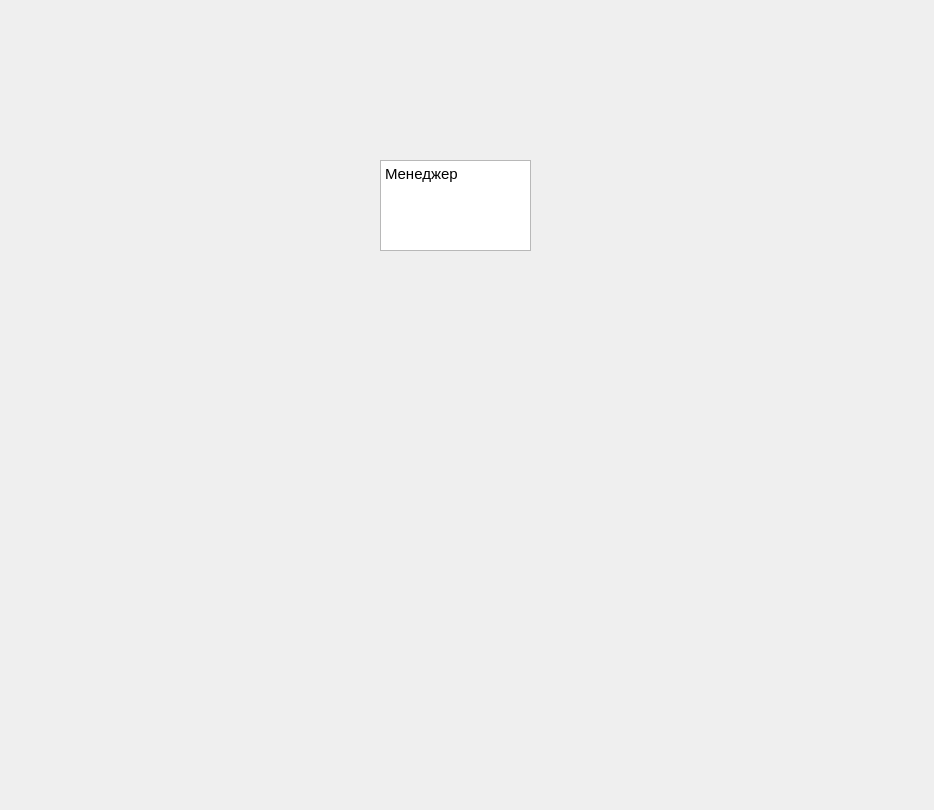
<?xml version="1.0" encoding="UTF-8"?>
<ui version="4.0">
 <class>Dialog</class>
 <widget class="QDialog" name="Dialog">
  <property name="geometry">
   <rect>
    <x>0</x>
    <y>0</y>
    <width>934</width>
    <height>810</height>
   </rect>
  </property>
  <property name="windowTitle">
   <string>Dialog</string>
  </property>
  <widget class="QTextEdit" name="textEdit">
   <property name="geometry">
    <rect>
     <x>380</x>
     <y>160</y>
     <width>151</width>
     <height>91</height>
    </rect>
   </property>
   <property name="html">
    <string>&lt;!DOCTYPE HTML PUBLIC &quot;-//W3C//DTD HTML 4.0//EN&quot; &quot;http://www.w3.org/TR/REC-html40/strict.dtd&quot;&gt;
&lt;html&gt;&lt;head&gt;&lt;meta name=&quot;qrichtext&quot; content=&quot;1&quot; /&gt;&lt;meta charset=&quot;utf-8&quot; /&gt;&lt;style type=&quot;text/css&quot;&gt;
p, li { white-space: pre-wrap; }
hr { height: 1px; border-width: 0; }
li.unchecked::marker { content: &quot;\2610&quot;; }
li.checked::marker { content: &quot;\2612&quot;; }
&lt;/style&gt;&lt;/head&gt;&lt;body style=&quot; font-family:'Cantarell'; font-size:11pt; font-weight:400; font-style:normal;&quot;&gt;
&lt;p style=&quot; margin-top:0px; margin-bottom:0px; margin-left:0px; margin-right:0px; -qt-block-indent:0; text-indent:0px;&quot;&gt;Менеджер&lt;/p&gt;&lt;/body&gt;&lt;/html&gt;</string>
   </property>
  </widget>
 </widget>
 <resources/>
 <connections/>
</ui>
